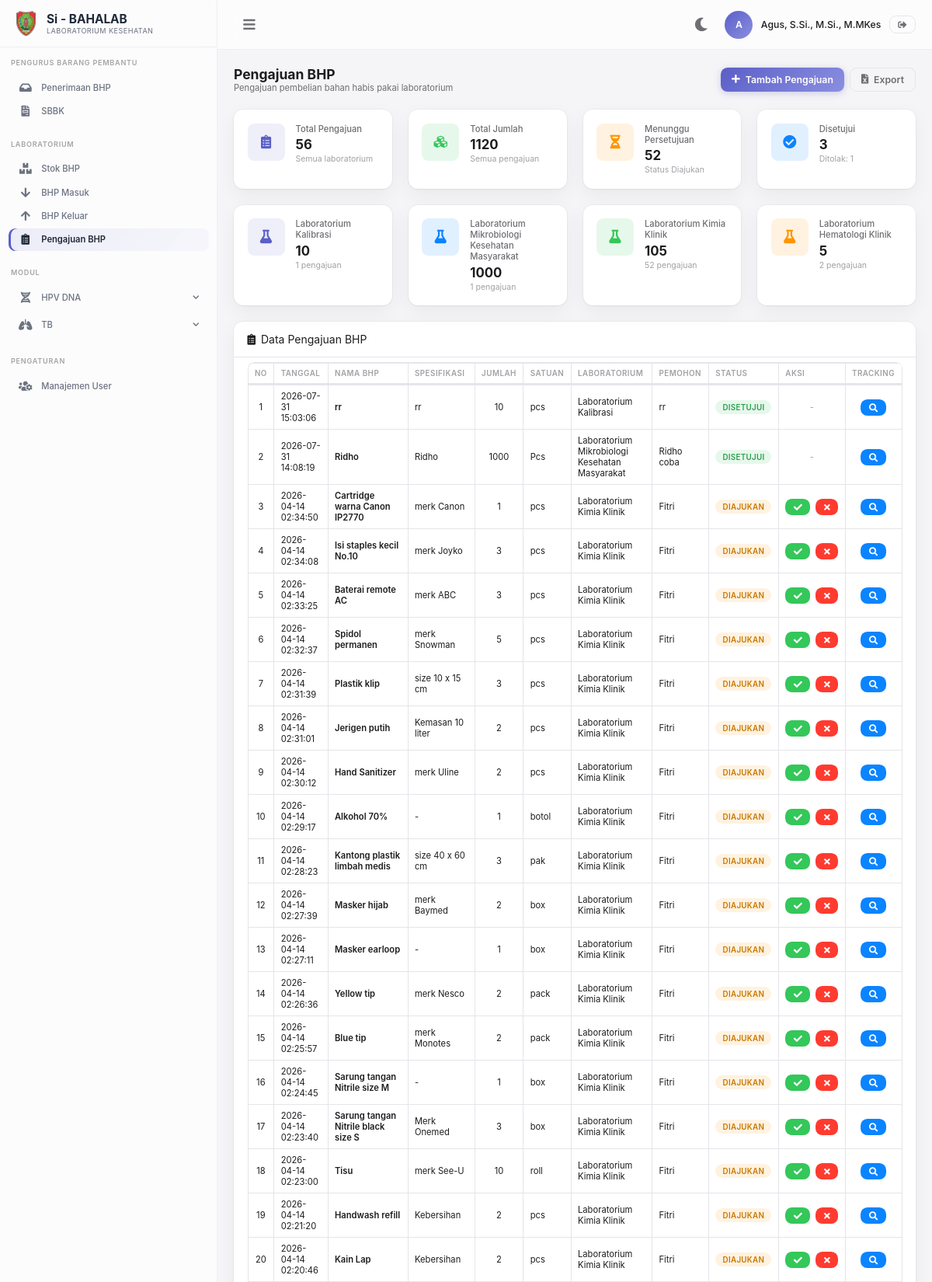
/pengajuan.php (signed in, upper part), run on the app's committed database.
### tables this page shows
CREATE TABLE `sib_pengajuan` (
  `id` int NOT NULL AUTO_INCREMENT,
  `tanggal` timestamp NOT NULL DEFAULT CURRENT_TIMESTAMP,
  `laboratorium` varchar(100) NOT NULL,
  `nama_bhp` varchar(100) NOT NULL,
  `spesifikasi` text NOT NULL,
  `jumlah` int NOT NULL,
  `satuan` text NOT NULL,
  `pemohon` varchar(100) NOT NULL,
  `status` enum('Diajukan','Disetujui','Ditolak','Diproses','Selesai') NOT NULL DEFAULT 'Diajukan',
  `alasan` text,
  `tgl_aksi` timestamp NULL DEFAULT NULL,
  `diproses_oleh` varchar(100) DEFAULT NULL,
  `tgl_disetujui` timestamp NULL DEFAULT NULL,
  `tgl_ditolak` timestamp NULL DEFAULT NULL,
  PRIMARY KEY (`id`)
);

### pengajuan.php (the view, shortened to what this page needs)
<?php
require 'config.php';
$data = mysqli_query($conn, "SELECT * FROM sib_pengajuan ORDER BY id DESC");
$list_pengajuan = [];
while ($row = mysqli_fetch_array($data)) {
    $list_pengajuan[] = $row;
}
$dashStatus = ['Diajukan' => 0, 'Disetujui' => 0, 'Ditolak' => 0, 'Diproses' => 0, 'Selesai' => 0];
$dashJumlah = 0;
$dashLab = [];
foreach ($list_pengajuan as $p) {
    $dashStatus[$p['status']] = ($dashStatus[$p['status']] ?? 0) + 1;
    $dashJumlah += (int) $p['jumlah'];
    $lab = $p['laboratorium'];
    if (!isset($dashLab[$lab])) {
        $dashLab[$lab] = ['jumlah' => 0, 'rek' => 0];
    }
    $dashLab[$lab]['jumlah'] += (int) $p['jumlah'];
    $dashLab[$lab]['rek']++;
}
$dashTotal = count($list_pengajuan);
?>
<div class="page-header">
    <div>
        <h1>Pengajuan BHP</h1>
        <p class="page-subtitle">Pengajuan pembelian bahan habis pakai laboratorium</p>
    </div>
    <div class="d-flex gap-2">
        <button type="button" class="btn btn-primary" data-toggle="modal" data-target="#myModal">
            <i class="fas fa-plus"></i> Tambah Pengajuan
        </button>
        <a href="export-pengajuan.php" class="btn btn-outline">
            <i class="fas fa-file-excel"></i> Export
        </a>
    </div>
</div>
<div class="grid grid-4">
    <div class="card stat-card">
        <div class="stat-icon violet"><i class="fas fa-clipboard-list"></i></div>
        <div class="stat-info">
            <div class="stat-label">Total Pengajuan</div>
            <div class="stat-value"><?= $dashTotal; ?></div>
            <div class="stat-desc">Semua laboratorium</div>
        </div>
    </div>
    <div class="card stat-card">
        <div class="stat-icon green"><i class="fas fa-cubes"></i></div>
        <div class="stat-info">
            <div class="stat-label">Total Jumlah</div>
            <div class="stat-value"><?= $dashJumlah; ?></div>
            <div class="stat-desc">Semua pengajuan</div>
        </div>
    </div>
    <div class="card stat-card">
        <div class="stat-icon orange"><i class="fas fa-hourglass-half"></i></div>
        <div class="stat-info">
            <div class="stat-label">Menunggu Persetujuan</div>
            <div class="stat-value"><?= $dashStatus['Diajukan']; ?></div>
            <div class="stat-desc">Status Diajukan</div>
        </div>
    </div>
    <div class="card stat-card">
        <div class="stat-icon blue"><i class="fas fa-check-circle"></i></div>
        <div class="stat-info">
            <div class="stat-label">Disetujui</div>
            <div class="stat-value"><?= $dashStatus['Disetujui']; ?></div>
            <div class="stat-desc">Ditolak: <?= $dashStatus['Ditolak']; ?></div>
        </div>
    </div>
</div>
<div class="grid grid-4" style="margin-top:1.5rem;">
    <?php
    $colorIdx = 0;
    $colors = ['violet', 'blue', 'green', 'orange'];
    foreach ($dashLab as $lab => $s):
    ?>
    <div class="card stat-card">
        <div class="stat-icon <?= $colors[$colorIdx++ % count($colors)]; ?>"><i class="fas fa-flask"></i></div>
        <div class="stat-info">
            <div class="stat-label"><?= htmlspecialchars($lab); ?></div>
            <div class="stat-value"><?= $s['jumlah']; ?></div>
            <div class="stat-desc"><?= $s['rek']; ?> pengajuan</div>
        </div>
    </div>
    <?php endforeach; ?>
</div>
<div class="data-table-wrapper" style="margin-top:1.5rem;">
    <div class="table-header">
        <span><i class="fas fa-clipboard-list mr-2"></i>Data Pengajuan BHP</span>
    </div>
    <div class="table-body">
        <div class="table-responsive">
            <table class="table table-bordered" id="dataTable" width="100%" cellspacing="0">
                <thead>
                    <tr>
                        <th class="text-center">No</th>
                        <th>Tanggal</th>
                        <th>Nama BHP</th>
                        <th>Spesifikasi</th>
                        <th class="text-center">Jumlah</th>
                        <th>Satuan</th>
                        <th>Laboratorium</th>
                        <th>Pemohon</th>
                        <th class="text-center">Status</th>
                        <th class="text-center">Aksi</th>
                        <th class="text-center">Tracking</th>
                    </tr>
                </thead>
                <tbody>
                    <?php $i = 1;
                    foreach ($list_pengajuan as $d):
                        $status = $d['status'];
                        $badgeClass = $status == 'Disetujui' ? 'badge-success' : ($status == 'Ditolak' ? 'badge-danger' : 'badge-warning');
                    ?>
                    <tr>
                        <td class="text-center"><?= $i++; ?></td>
                        <td><?= htmlspecialchars($d['tanggal']); ?></td>
                        <td class="fw-600"><?= htmlspecialchars($d['nama_bhp']); ?></td>
                        <td><?= htmlspecialchars($d['spesifikasi']); ?></td>
                        <td class="text-center"><?= $d['jumlah']; ?></td>
                        <td><?= htmlspecialchars($d['satuan']); ?></td>
                        <td><?= htmlspecialchars($d['laboratorium']); ?></td>
                        <td><?= htmlspecialchars($d['pemohon']); ?></td>
                        <td class="text-center"><span class="badge <?= $badgeClass; ?>"><?= $status; ?></span></td>
                        <td class="text-center">
                            <?php if ($d['status'] == 'Diajukan') { ?>
                            <div class="d-flex gap-2 justify-content-center">
                                <form method="post" action="aksi-pengajuan.php" class="d-inline" onsubmit="return confirm('Setujui pengajuan ini?')">
                                    <button type="submit" class="btn btn-success btn-sm">
                                        <i class="fas fa-check"></i>
                                    </button>
                                </form>
                                <button class="btn btn-danger btn-sm" data-toggle="modal"
                                    data-target="#tolak<?= $d['id']; ?>">
                                    <i class="fas fa-times"></i>
                                </button>
                            </div>
                            <?php } else { echo '<span class="text-muted">-</span>'; } ?>
                        </td>
                        <td class="text-center">
                            <a href="tracking-pengajuan.php?id=<?= $d['id']; ?>"
                                class="btn btn-info btn-sm">
                                <i class="fas fa-search"></i>
                            </a>
                        </td>
                    </tr>
                    <?php endforeach; ?>
                </tbody>
            </table>
        </div>
    </div>
</div>
<?php
require 'layout.php';
?>

### data on the page
sib_pengajuan: laboratorium "Laboratorium Hematologi Klinik"
sib_pengajuan: tanggal "2026-07-31 15:03:06", nama_bhp "rr", spesifikasi "rr", jumlah "10", satuan "pcs", laboratorium "Laboratorium Kalibrasi", pemohon "rr", status "DISETUJUI"
sib_pengajuan: tanggal "2026-07-31 14:08:19", nama_bhp "Ridho", spesifikasi "Ridho", jumlah "1000", satuan "Pcs", laboratorium "Laboratorium Mikrobiologi Kesehatan Masyarakat", pemohon "Ridho coba", status "DISETUJUI"
sib_pengajuan: tanggal "2026-04-14 02:34:50", nama_bhp "Cartridge warna Canon IP2770", spesifikasi "merk Canon", jumlah "1", satuan "pcs", laboratorium "Laboratorium Kimia Klinik", pemohon "Fitri", status "DIAJUKAN"
sib_pengajuan: tanggal "2026-04-14 02:34:08", nama_bhp "Isi staples kecil No.10", spesifikasi "merk Joyko", jumlah "3", satuan "pcs", laboratorium "Laboratorium Kimia Klinik", pemohon "Fitri", status "DIAJUKAN"
sib_pengajuan: tanggal "2026-04-14 02:33:25", nama_bhp "Baterai remote AC", spesifikasi "merk ABC", jumlah "3", satuan "pcs", laboratorium "Laboratorium Kimia Klinik", pemohon "Fitri", status "DIAJUKAN"
sib_pengajuan: tanggal "2026-04-14 02:32:37", nama_bhp "Spidol permanen", spesifikasi "merk Snowman", jumlah "5", satuan "pcs", laboratorium "Laboratorium Kimia Klinik", pemohon "Fitri", status "DIAJUKAN"
sib_pengajuan: tanggal "2026-04-14 02:31:39", nama_bhp "Plastik klip", spesifikasi "size 10 x 15 cm", jumlah "3", satuan "pcs", laboratorium "Laboratorium Kimia Klinik", pemohon "Fitri", status "DIAJUKAN"
sib_pengajuan: tanggal "2026-04-14 02:31:01", nama_bhp "Jerigen putih", spesifikasi "Kemasan 10 liter", jumlah "2", satuan "pcs", laboratorium "Laboratorium Kimia Klinik", pemohon "Fitri", status "DIAJUKAN"
sib_pengajuan: tanggal "2026-04-14 02:30:12", nama_bhp "Hand Sanitizer", spesifikasi "merk Uline", jumlah "2", satuan "pcs", laboratorium "Laboratorium Kimia Klinik", pemohon "Fitri", status "DIAJUKAN"
sib_pengajuan: tanggal "2026-04-14 02:29:17", nama_bhp "Alkohol 70%", spesifikasi "-", jumlah "1", satuan "botol", laboratorium "Laboratorium Kimia Klinik", pemohon "Fitri", status "DIAJUKAN"
sib_pengajuan: tanggal "2026-04-14 02:28:23", nama_bhp "Kantong plastik limbah medis", spesifikasi "size 40 x 60 cm", jumlah "3", satuan "pak", laboratorium "Laboratorium Kimia Klinik", pemohon "Fitri", status "DIAJUKAN"
sib_pengajuan: tanggal "2026-04-14 02:27:39", nama_bhp "Masker hijab", spesifikasi "merk Baymed", jumlah "2", satuan "box", laboratorium "Laboratorium Kimia Klinik", pemohon "Fitri", status "DIAJUKAN"
sib_pengajuan: tanggal "2026-04-14 02:27:11", nama_bhp "Masker earloop", spesifikasi "-", jumlah "1", satuan "box", laboratorium "Laboratorium Kimia Klinik", pemohon "Fitri", status "DIAJUKAN"
sib_pengajuan: tanggal "2026-04-14 02:26:36", nama_bhp "Yellow tip", spesifikasi "merk Nesco", jumlah "2", satuan "pack", laboratorium "Laboratorium Kimia Klinik", pemohon "Fitri", status "DIAJUKAN"
sib_pengajuan: tanggal "2026-04-14 02:25:57", nama_bhp "Blue tip", spesifikasi "merk Monotes", jumlah "2", satuan "pack", laboratorium "Laboratorium Kimia Klinik", pemohon "Fitri", status "DIAJUKAN"
sib_pengajuan: tanggal "2026-04-14 02:24:45", nama_bhp "Sarung tangan Nitrile size M", spesifikasi "-", jumlah "1", satuan "box", laboratorium "Laboratorium Kimia Klinik", pemohon "Fitri", status "DIAJUKAN"
sib_pengajuan: tanggal "2026-04-14 02:23:40", nama_bhp "Sarung tangan Nitrile black size S", spesifikasi "Merk Onemed", jumlah "3", satuan "box", laboratorium "Laboratorium Kimia Klinik", pemohon "Fitri", status "DIAJUKAN"
sib_pengajuan: tanggal "2026-04-14 02:23:00", nama_bhp "Tisu", spesifikasi "merk See-U", jumlah "10", satuan "roll", laboratorium "Laboratorium Kimia Klinik", pemohon "Fitri", status "DIAJUKAN"
sib_pengajuan: tanggal "2026-04-14 02:21:20", nama_bhp "Handwash refill", spesifikasi "Kebersihan", jumlah "2", satuan "pcs", laboratorium "Laboratorium Kimia Klinik", pemohon "Fitri", status "DIAJUKAN"
sib_pengajuan: tanggal "2026-04-14 02:20:46", nama_bhp "Kain Lap", spesifikasi "Kebersihan", jumlah "2", satuan "pcs", laboratorium "Laboratorium Kimia Klinik", pemohon "Fitri", status "DIAJUKAN"

### other printed values
substr($_SESSION['nama'] ?? 'U', 0, 1) "A"
$_SESSION['nama'] "Agus, S.Si., M.Si., M.MKes"
$dashTotal "56"
$dashJumlah "1120"
$dashStatus['Diajukan'] "52"
$dashStatus['Disetujui'] "3"
$dashStatus['Ditolak'] "1"
$lab "Laboratorium Kalibrasi"
$s['jumlah'] "10"
$s['rek'] "1"
$lab "Laboratorium Mikrobiologi Kesehatan Masyarakat"
$s['jumlah'] "1000"
$lab "Laboratorium Kimia Klinik"
$s['jumlah'] "105"
$s['rek'] "52"
